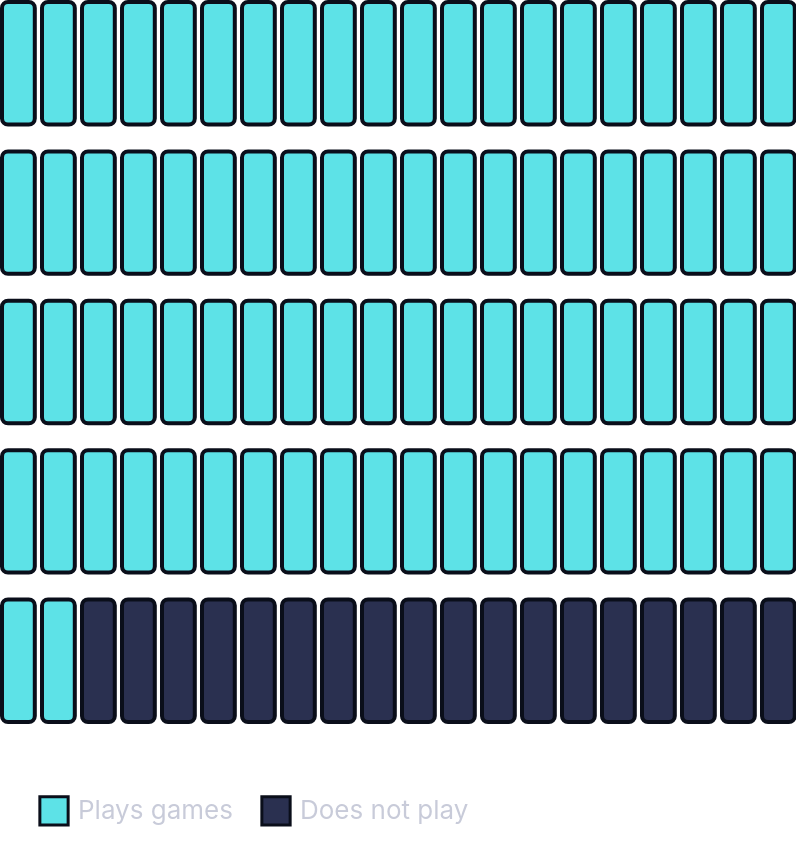

Vega-Lite specification for this chart:
### Vega-Lite specification from a JSON file in a GitHub repository (floating-point values rounded to 4 significant figures)
{"$schema": "https://vega.github.io/schema/vega-lite/v5.json", "description": "Waffle chart: 82% of Australians play video games. Each cell represents 1% of the adult population.", "title": null, "width": "container", "height": 360, "background": "transparent", "padding": 0, "data": {"values": [{"id": 1}, {"id": 2}, {"id": 3}, {"id": 4}, {"id": 5}, {"id": 6}, {"id": 7}, {"id": 8}, {"id": 9}, {"id": 10}, {"id": 11}, {"id": 12}, {"id": 13}, {"id": 14}, {"id": 15}, {"id": 16}, {"id": 17}, {"id": 18}, {"id": 19}, {"id": 20}, {"id": 21}, {"id": 22}, {"id": 23}, {"id": 24}, {"id": 25}, {"id": 26}, {"id": 27}, {"id": 28}, {"id": 29}, {"id": 30}, {"id": 31}, {"id": 32}, {"id": 33}, {"id": 34}, {"id": 35}, {"id": 36}, {"id": 37}, {"id": 38}, {"id": 39}, {"id": 40}, {"id": 41}, {"id": 42}, {"id": 43}, {"id": 44}, {"id": 45}, {"id": 46}, {"id": 47}, {"id": 48}, {"id": 49}, {"id": 50}, {"id": 51}, {"id": 52}, {"id": 53}, {"id": 54}, {"id": 55}, {"id": 56}, {"id": 57}, {"id": 58}, {"id": 59}, {"id": 60}, {"id": 61}, {"id": 62}, {"id": 63}, {"id": 64}, {"id": 65}, {"id": 66}, {"id": 67}, {"id": 68}, {"id": 69}, {"id": 70}, {"id": 71}, {"id": 72}, {"id": 73}, {"id": 74}, {"id": 75}, {"id": 76}, {"id": 77}, {"id": 78}, {"id": 79}, {"id": 80}, {"id": 81}, {"id": 82}, {"id": 83}, {"id": 84}, {"id": 85}, {"id": 86}, {"id": 87}, {"id": 88}, {"id": 89}, {"id": 90}, {"id": 91}, {"id": 92}, {"id": 93}, {"id": 94}, {"id": 95}, {"id": 96}, {"id": 97}, {"id": 98}, {"id": 99}, {"id": 100}]}, "transform": [{"calculate": "(datum.id - 1) % 20", "as": "col"}, {"calculate": "floor((datum.id - 1) / 20)", "as": "row"}, {"calculate": "datum.id <= 82 ? 'Plays games' : 'Does not play'", "as": "category"}], "mark": {"type": "rect", "cornerRadius": 3, "stroke": "#0a0e1a", "strokeWidth": 2}, "encoding": {"x": {"field": "col", "type": "ordinal", "axis": null, "scale": {"paddingInner": 0.18, "paddingOuter": 0}}, "y": {"field": "row", "type": "ordinal", "axis": null, "scale": {"paddingInner": 0.18, "paddingOuter": 0}}, "color": {"field": "category", "type": "nominal", "scale": {"domain": ["Plays games", "Does not play"], "range": ["#5DE2E7", "#2a3050"]}, "legend": {"orient": "bottom", "titleColor": "#c8cbd9", "labelColor": "#c8cbd9", "labelFontSize": 13, "labelFont": "Inter", "title": null, "symbolType": "square", "symbolSize": 200, "padding": 18}}, "tooltip": [{"field": "category", "type": "nominal", "title": "Group"}, {"field": "id", "type": "quantitative", "title": "Person #"}]}, "config": {"view": {"stroke": null}}}
